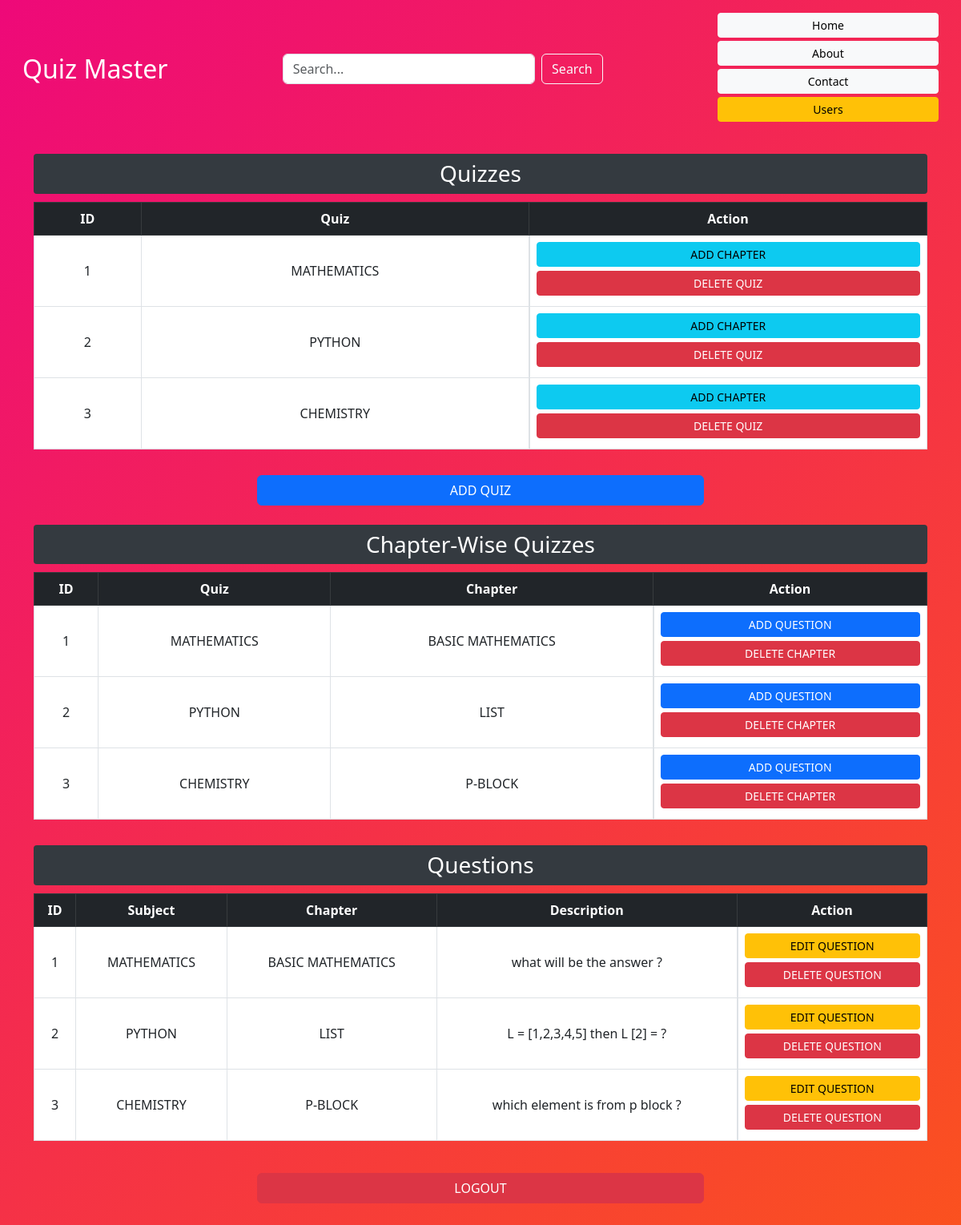
The app's page /admin/dashboard (signed in) with its own data.
### app.py (models this page shows)
class Quiz(db.Model):
    id = db.Column(db.Integer, primary_key=True)
    title = db.Column(db.String(100), nullable=False)
    created_at = db.Column(db.DateTime, default=datetime.utcnow)
    chapters = db.relationship('Chapter', backref='quiz', lazy=True, cascade='all, delete-orphan')

class Chapter(db.Model):
    id = db.Column(db.Integer, primary_key=True)
    title = db.Column(db.String(50), nullable=False)
    quiz_id = db.Column(db.Integer, db.ForeignKey('quiz.id'), nullable=False)
    created_at = db.Column(db.DateTime, default=datetime.utcnow)

class Question(db.Model):
    id = db.Column(db.Integer, primary_key=True)
    quiz_id = db.Column(db.Integer, db.ForeignKey('quiz.id'), nullable=False)
    chapter_id = db.Column(db.Integer, db.ForeignKey('chapter.id'), nullable=False)
    question_statement = db.Column(db.Text, nullable=True)
    question_image = db.Column(db.String(200), nullable=True)
    option_1 = db.Column(db.String(200), nullable=False)
    option_2 = db.Column(db.String(200), nullable=False)
    option_3 = db.Column(db.String(200), nullable=False)
    option_4 = db.Column(db.String(200), nullable=False)
    correct_option = db.Column(db.Integer, nullable=False)
    explanation = db.Column(db.Text, nullable=True)
    created_at = db.Column(db.DateTime, default=datetime.utcnow)
    quiz = db.relationship('Quiz', backref='questions')
    chapter = db.relationship('Chapter', backref='questions')

### app.py (the view)
@app.route('/admin/dashboard')
@admin_required
def admin_dashboard():
    search_query = request.args.get('search', '').strip().lower()
    if search_query:
        quizzes = Quiz.query.filter(Quiz.title.ilike(f'%{search_query}%')).all()
    else:
        quizzes = Quiz.query.all()
    chapters = Chapter.query.filter(Chapter.quiz_id.in_([q.id for q in quizzes])).all() if quizzes else []
    questions = Question.query.filter(Question.quiz_id.in_([q.id for q in quizzes])).all() if quizzes else []
    return render_template('admin_dashboard.html', quizzes=quizzes, chapters=chapters, questions=questions, search_query=search_query)

### app.py (called while the page is built)
def admin_required(f):
    @wraps(f)
    def decorated_function(*args, **kwargs):
        if 'admin_id' not in session:
            flash('Admin access required.', 'danger')
            return redirect(url_for('admin_login'))
        return f(*args, **kwargs)
    return decorated_function

### templates/admin_dashboard.html (shortened to what this page needs)
<!DOCTYPE html>
<html lang="en">
<head>
  <link href="https://cdn.jsdelivr.net/npm/bootstrap@5.3.0/dist/css/bootstrap.min.css" rel="stylesheet">
</head>
<body>
  <header class="p-3">
    <div class="container-fluid d-flex flex-wrap justify-content-between align-items-center">
      <h2 class="mb-2 mb-md-0">Quiz Master</h2>
      <form class="d-flex mx-3 flex-grow-1" role="search" style="max-width:400px;">
        <input type="text" class="form-control me-2" name="search" value="{{ search_query }}" placeholder="Search...">
        <button class="btn btn-outline-light" type="submit">Search</button>
      </form>
      <nav class="mt-2 mt-md-0">
        <a href="/" class="btn btn-light btn-sm me-2 mb-1">Home</a>
        <a href="/about" class="btn btn-light btn-sm me-2 mb-1">About</a>
        <a href="/contact" class="btn btn-light btn-sm me-2 mb-1">Contact</a>
        <a href="/admin/users" class="btn btn-warning btn-sm mb-1">Users</a>
      </nav>
    </div>
  </header>
  <div class="container card-container">
    <h3 class="section-title">Quizzes</h3>
    <div class="table-responsive mb-3">
      <table class="table table-bordered align-middle text-center">
        <thead class="table-dark">
          <tr>
            <th>ID</th>
            <th>Quiz</th>
            <th>Action</th>
          </tr>
        </thead>
        <tbody>
          {% for quiz in quizzes %}
          <tr>
            <td>{{ quiz.id }}</td>
            <td>{{ quiz.title }}</td>
            <td class="d-flex flex-column align-items-center">
              <a href="/add/chapter/{{ quiz.id }}" class="btn btn-info btn-sm">ADD CHAPTER</a>
              <a href="/delete/quiz/{{ quiz.id }}" class="btn btn-danger btn-sm">DELETE QUIZ</a>
            </td>
          </tr>
          {% endfor %}
        </tbody>
      </table>
    </div>
    <div class="text-center mb-4">
      <a href="/add/quiz" class="btn btn-primary w-50">ADD QUIZ</a>
    </div>
    <h3 class="section-title">Chapter-Wise Quizzes</h3>
    <div class="table-responsive mb-3">
      <table class="table table-bordered align-middle text-center">
        <thead class="table-dark">
          <tr>
            <th>ID</th>
            <th>Quiz</th>
            <th>Chapter</th>
            <th>Action</th>
          </tr>
        </thead>
        <tbody>
          {% for chapter in chapters %}
          <tr>
            <td>{{ chapter.id }}</td>
            <td>{{ chapter.quiz.title }}</td>
            <td>{{ chapter.title }}</td>
            <td class="d-flex flex-column align-items-center">
              <a href="/add/question/{{ chapter.quiz.id }}/{{ chapter.id }}" class="btn btn-primary btn-sm">ADD QUESTION</a>
              <a href="/delete/chapter/{{ chapter.id }}" class="btn btn-danger btn-sm">DELETE CHAPTER</a>
            </td>
          </tr>
          {% endfor %}
        </tbody>
      </table>
    </div>
    <h3 class="section-title">Questions</h3>
    <div class="table-responsive mb-3">
      <table class="table table-bordered align-middle text-center">
        <thead class="table-dark">
          <tr>
            <th>ID</th>
            <th>Subject</th>
            <th>Chapter</th>
            <th>Description</th>
            <th>Action</th>
          </tr>
        </thead>
        <tbody>
          {% for question in questions %}
          <tr>
            <td>{{ question.id }}</td>
            <td>{{ question.quiz.title }}</td>
            <td>{{ question.chapter.title }}</td>
            <td>{{ question.question_statement }}</td>
            <td class="d-flex flex-column align-items-center">
              <a href="/edit/question/{{ question.id }}" class="btn btn-warning btn-sm">EDIT QUESTION</a>
              <a href="/delete/question/{{ question.id }}" class="btn btn-danger btn-sm">DELETE QUESTION</a>
            </td>
          </tr>
          {% endfor %}
        </tbody>
      </table>
    </div>
    <div class="text-center mt-4 mb-5">
      <a href="/admin/login" class="btn btn-danger w-50">LOGOUT</a>
    </div>
  </div>
</body>
</html>

### templates/admin_dashboard.html (style rules this page uses)
body { min-height: 100vh; background: linear-gradient(-45deg, #6a11cb, #2575fc, #ff6a00, #ee0979); background-size: 400% 400%; animation: gradientBG 12s ease infinite; }
header h2 { color: white; }
.card-container { margin-top: 20px; }
.btn-sm { width: 100%; margin-bottom: 5px; }
.section-title { color: #fff; background-color: #343a40; padding: 8px; border-radius: 4px; margin-bottom: 10px; text-align: center; }

### records on screen
Quiz: id "1", title "MATHEMATICS"
Quiz: id "2", title "PYTHON"
Quiz: id "3", title "CHEMISTRY"
Chapter: id "1", quiz "MATHEMATICS", title "BASIC MATHEMATICS"
Chapter: id "2", quiz "PYTHON", title "LIST"
Chapter: id "3", quiz "CHEMISTRY", title "P-BLOCK"
Question: id "1", quiz "MATHEMATICS", chapter "BASIC MATHEMATICS", question_statement "what will be the answer ?"
Question: id "2", quiz "PYTHON", chapter "LIST", question_statement "L = [1,2,3,4,5] then L [2] = ?"
Question: id "3", quiz "CHEMISTRY", chapter "P-BLOCK", question_statement "which element is from p block ?"
